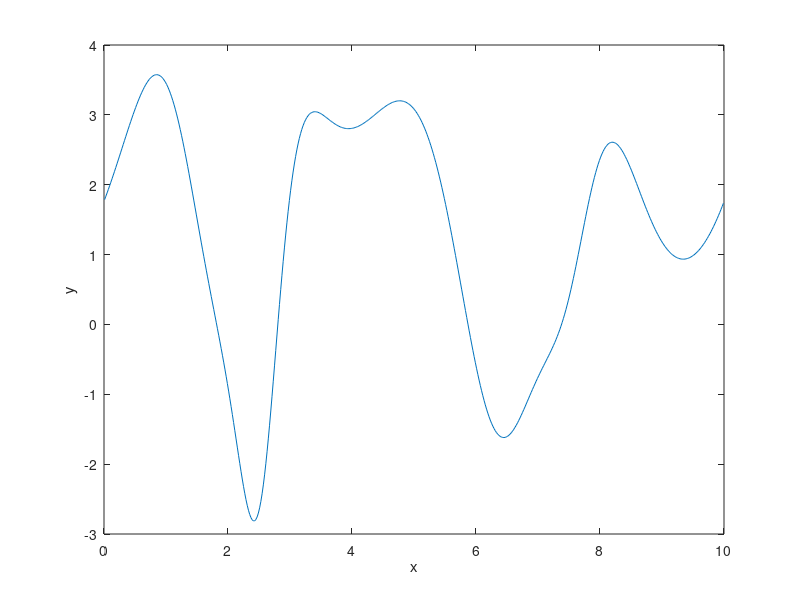

Source code (MATLAB):
% Korteweg-deVries equation on a periodic
% cell-centered grid using Crank-Nicolson
clear; close all;

N=500;
L=10;
h=L/N;
x=h/2:h:L-h/2;
x=x'; % turn x into a column vector
k1=1.5;
k2=2;
x0=L/2;

alpha=.1374;

% load an initial Gaussian centered on the computing region
y=12*k1^2*alpha*sech(k1.*(-3*L/4+x)).^2 + 12*k2^2*alpha*sech(k2.*(-L/4+x)).^2;

% choose a time step
tau=input(' Enter the time step - ')

% select the time to run
tfinal=input(' Enter the time to run - ')
Nsteps=ceil(tfinal/tau);

iskip=input(' Enter the plot skip factor - ')

% Initialize the parts of the A and B matrices that
% do not depend on ybar and load them into At and Bt.
% Make them be sparse so the code will run fast.

At=sparse(N,N);
Bt=At;

% Build integer arrays for handling the wrapped points at the ends
% (periodic system)

jm=1:N;
jp=mod(jm,N)+1;
jpp=mod(jm+1,N)+1;
jmm=mod(jm-2,N)+1;

% load the matrices with the terms that don't depend on ybar
for j=1:N
    At(j,jmm(j))=-0.5*alpha/h^3;
    At(j,jm(j))=0.5/tau+3/2*alpha/h^3;
    At(j,jp(j))=0.5/tau-3/2*alpha/h^3;
    At(j,jpp(j))=0.5*alpha/h^3;
    Bt(j,jmm(j))=0.5*alpha/h^3;
    Bt(j,j)=0.5/tau-3/2*alpha/h^3;
    Bt(j,jp(j))=0.5/tau+3/2*alpha/h^3;
    Bt(j,jpp(j))=-0.5*alpha/h^3;
end

for n=1:Nsteps

    % do the predictor step
    A=At;B=Bt;
    % load ybar, then add its terms to A and B
    ybar=y;
    for j=1:N
        tmp=0.25*(ybar(jp(j))+ybar(jm(j)))/h;
        A(j,jm(j))=A(j,jm(j))-tmp;
        A(j,jp(j))=A(j,jp(j))+tmp;
        B(j,jm(j))=B(j,jm(j))+tmp;
        B(j,jp(j))=B(j,jp(j))-tmp;
    end

    % do the predictor solve
    r=B*y;
    yp=A\r;

    % corrector step
     A=At;B=Bt;
     % average current and predicted y's to correct ybar
     ybar=.5*(y+yp);
     for j=1:N
        tmp=0.25*(ybar(jp(j))+ybar(jm(j)))/h;
        A(j,jm(j))=A(j,jm(j))-tmp;
        A(j,jp(j))=A(j,jp(j))+tmp;
        B(j,jm(j))=B(j,jm(j))+tmp;
        B(j,jp(j))=B(j,jp(j))-tmp;
    end

    % do the final corrected solve
    r=B*y;
    y=A\r;
    
    if rem(n-1,iskip)==0
      plot(x,y)
      xlabel('x');ylabel('y')
      pause(.1)
    end

end
